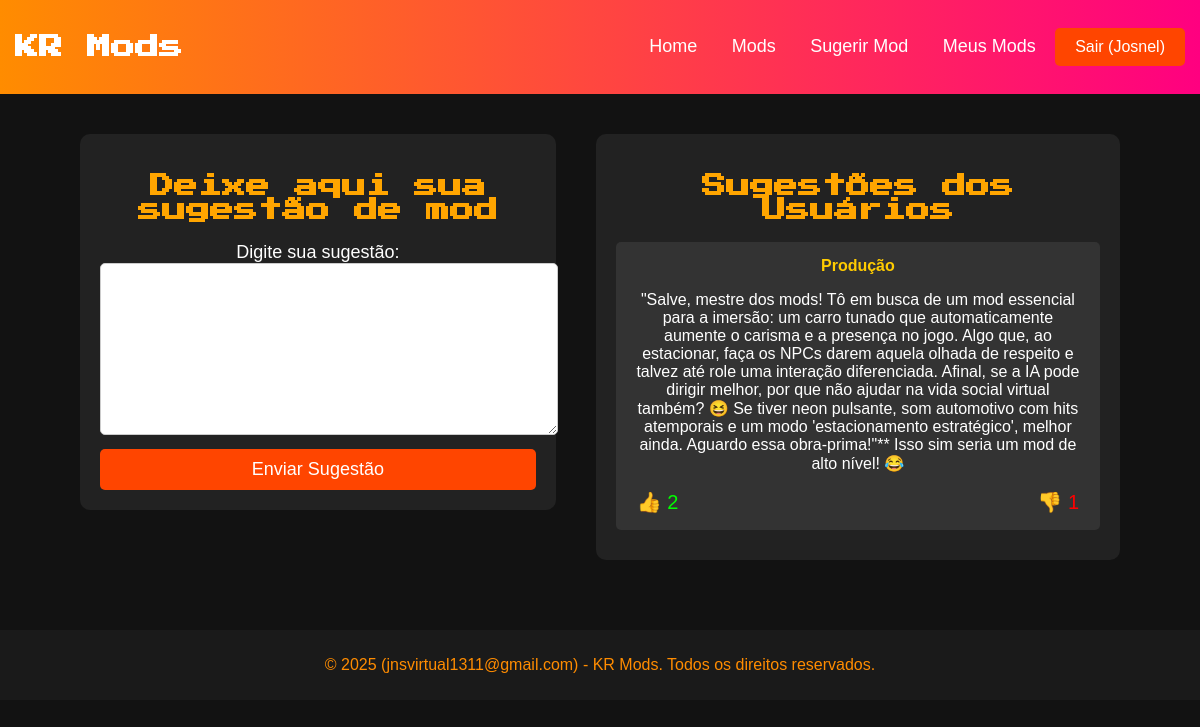
Page /sugerir/ (signed in) on the committed database.
### mods/models.py (models this page shows, shortened)
class SugestaoMod(models.Model):
    usuario = models.ForeignKey(User, on_delete=models.CASCADE)  # Relaciona a sugestão ao usuário que a criou
    descricao = models.TextField()  # Texto da sugestão
    likes = models.PositiveIntegerField(default=0)  # Contador de curtidas
    dislikes = models.PositiveIntegerField(default=0)  # Contador de descurtidas
    criado_em = models.DateTimeField(auto_now_add=True)  # Data de criação da sugestão

### mods/views.py (the view)
# urls.py: path('sugerir/', sugerir, name='sugerir'),
@never_cache
@login_required
def sugerir(request):
    if not request.user.is_authenticated:
        messages.warning(request, "Você precisa estar logado para sugerir um mod!")
        return redirect("login")  # Redireciona para a tela de login
    if request.method == "POST":
        descricao = request.POST.get("descricao")
        if descricao:
            SugestaoMod.objects.create(usuario=request.user, descricao=descricao)
            messages.success(request, "Sugestão enviada com sucesso!")
            return redirect("sugerir")  # Redireciona para evitar reenvio do formulário
    sugestoes = SugestaoMod.objects.all().order_by('-criado_em')
    return render(request, 'mods/sugerir.html', {'sugestoes': sugestoes})

### mods/context_processors.py (called while the page is built)
def get_logo(request):
    homepage = HomePage.objects.first()
    return {'homepage': homepage}

def redes_sociais(request):
    return {'redes_sociais': RedeSocial.objects.all()}

### mods/templates/mods/sugerir.html (shortened to what this page needs)
{% extends 'mods/base.html' %}
{% block content %}
<div style="display: flex; justify-content: space-between; align-items: flex-start; padding: 20px; gap: 40px;">
    <div style="width: 45%; background: #222; padding: 20px; border-radius: 10px; display: flex; flex-direction: column; align-items: center;">
        <h2 style="color: #FFA500; font-family: 'Press Start 2P', cursive; text-align: center;">Deixe aqui sua sugestão de mod</h2>
        <form method="POST" action="{% url 'sugerir' %}">
            <label for="descricao" style="color: white; font-size: 18px;">Digite sua sugestão:</label>
            <textarea name="descricao" id="descricao" required style="width: 100%; height: 150px; font-size: 16px; padding: 10px; border-radius: 5px; border: 1px solid #ccc;"></textarea>
            <button type="submit" style="width: 100%; background: #ff4500; color: white; font-size: 18px; padding: 10px; border: none; border-radius: 5px; cursor: pointer; margin-top: 10px;">Enviar Sugestão</button>
        </form>
    </div>
    <div style="width: 50%; background: #222; padding: 20px; border-radius: 10px;">
        <h2 style="color: #FFA500; font-family: 'Press Start 2P', cursive; text-align: center;">Sugestões dos Usuários</h2>
        <div style="display: flex; flex-direction: column; gap: 15px;">
            {% for sugestao in sugestoes %}
                <div style="background: #333; padding: 15px; border-radius: 5px; color: white; margin-bottom: 10px;">
                    <strong style="color: #ffcc00;">{{ sugestao.usuario.username }}</strong>
                    <p>{{ sugestao.descricao }}</p>
                    <div style="display: flex; justify-content: space-between; align-items: center; margin-top: 10px;">
                        <form method="POST" action="{% url 'like_sugestao' sugestao.id %}">
                            <button type="submit" style="background: none; border: none; cursor: pointer; color: #00ff00; font-size: 20px;">👍 {{ sugestao.likes }}</button>
                        </form>
                        <form method="POST" action="{% url 'dislike_sugestao' sugestao.id %}">
                            <button type="submit" style="background: none; border: none; cursor: pointer; color: #ff0000; font-size: 20px;">👎 {{ sugestao.dislikes }}</button>
                        </form>
                    </div>
                </div>
            {% empty %}
                <p style="color: white; text-align: center;">Nenhuma sugestão ainda.</p>
            {% endfor %}
        </div>
    </div>
</div>
{% endblock %}

### mods/templates/mods/base.html (shortened to what this page needs)
<!DOCTYPE html>
<html lang="pt">
<head>
</head>
<body>
    <div class="navbar">
        <div>
            {% if homepage.logo %}
                <img src="{{ homepage.logo.url }}" alt="Logo do Site" class="logo">
            {% else %}
                <h2 style="font-family: 'Press Start 2P', cursive;">KR Mods</h2>
            {% endif %}
        </div>
        <div>
            <a href="{% url 'home' %}">Home</a>
            <a href="{% url 'mod_list' %}">Mods</a>
            <a href="{% url 'sugerir' %}">Sugerir Mod</a>
            {% if user.is_authenticated %}
                <a href="{% url 'user_purchases' %}">Meus Mods</a>
                <form action="{% url 'logout' %}" method="post" style="display: inline;">
                    <button class="button" type="submit">Sair ({{ user.username }})</button>
                </form>
            {% else %}
                <a href="{% url 'login' %}">Entrar</a>
                <a href="{% url 'register' %}">Cadastrar</a>
            {% endif %}
        </div>
    </div>
    <div class="container">
        {% block content %}{% endblock %}
    </div>
    <footer>
        <p>&copy; 2025 (jnsvirtual1311@gmail.com) - KR Mods. Todos os direitos reservados.</p>
    </footer>
</body>
</html>

### mods/templates/mods/base.html (style rules this page uses)
body { background-color: #121212; color: white; font-family: 'Arial', sans-serif; margin: 0; padding: 0; text-align: center; }
.navbar { background: linear-gradient(90deg, #ff8c00, #ff0080); padding: 15px; display: flex; justify-content: space-between; align-items: center; }
.navbar a { color: white; text-decoration: none; font-size: 18px; padding: 10px 15px; transition: 0.3s; }
.container { width: 90%; margin: auto; padding: 20px; }
.button { background: #ff4500; color: white; padding: 10px 20px; font-size: 16px; border: none; cursor: pointer; transition: 0.3s; border-radius: 5px; }
footer { background: #1a1a1a; padding: 10px; text-align: center; color: #ff8c00; margin-top: 30px; }

### rows in the picture
SugestaoMod: usuario.username "Produção", descricao "\"Salve, mestre dos mods! Tô em busca de um mod essencial para a imersão: um carro tunado que automaticamente aumente o carisma e a presença no jogo. Algo que, ao estacionar, faça os NPCs darem aquela olhada de respeito e talvez até role uma interação diferenciada. Afinal, se a IA pode dirigir melhor, por que não ajudar na vida social virtual também? 😆 Se tiver neon pulsante, som automotivo com hits atemporais e um modo 'estacionamento estratégico', melhor ainda. Aguardo essa obra-prima!\"** Isso sim seria um mod de alto nível! 😂", likes "2", dislikes "1"

### other values in the picture
{{ user.username }} "Josnel"
